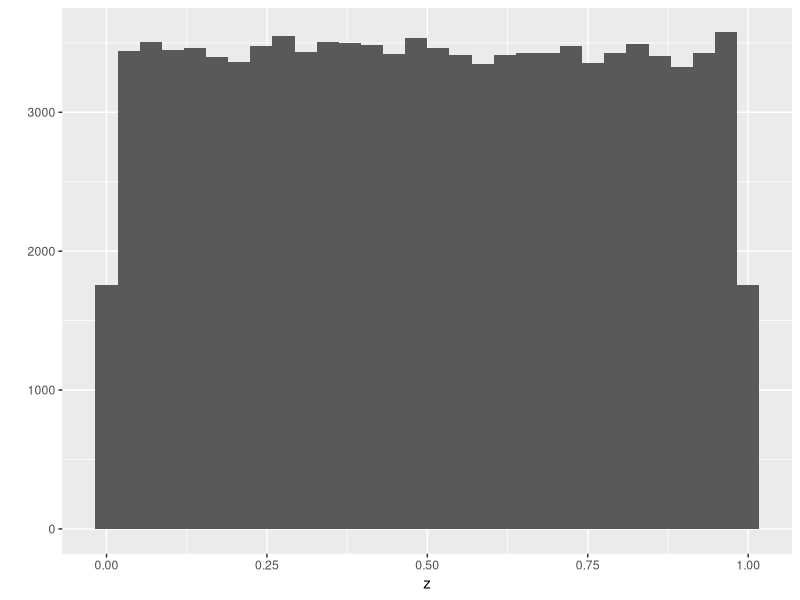
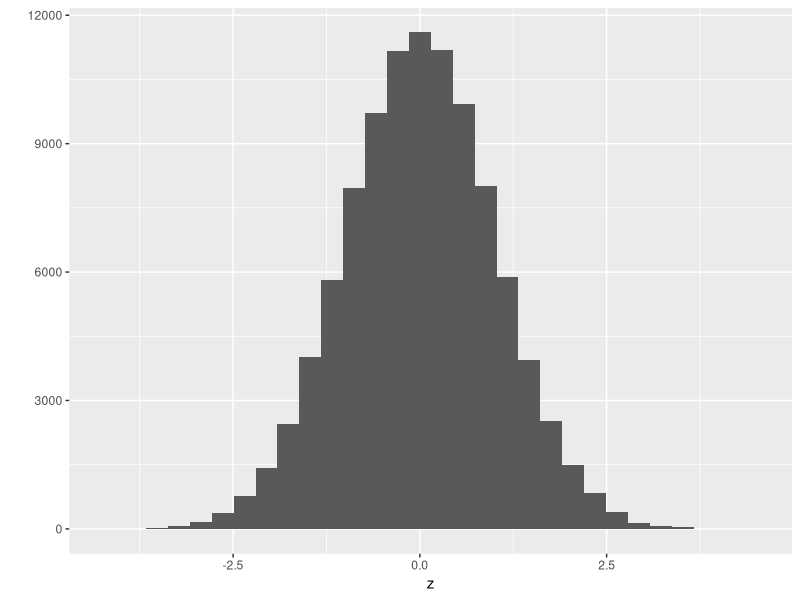

Write the R code that produced these figures, in order.
# Atomic Vectors II
# 06 February 2024
# Rachel Hall 
library(ggplot2)
# create an empty vector, specify mode and length (avoid)
z <- vector(mode="numeric", length=0)
print(z)

z <- c(z,5)
print(z)
# This "dynamic sizing" is very slow

# has 100 0s in a numeric vector
z<- rep(0,100)
length(z)
head(z)
tail(z)
z[c(50,51,52)]

#preferred way to build a vector is with NAs (better to start)
z <- rep(NA,100)
head(z)

# but what is its type
typeof(z)

# take advantage of coercion!
z[1] <- "Washington"
head(z)
typeof(z)

# Efficiently creating a vector with many names

my_vector <- runif(100)
# my_names <- paste("Species",seq(1:length(my_vector)),sep="") #original 
my_names <- paste("Genus",seq(1:length(my_vector)),
                  "species",
                  sep="_")
head(my_names)
names(my_vector) <- my_names
head(my_vector)
str(my_vector)

# Using rep to repeat elements and create vectors
# rep for repeating elements 
rep(0.5,6) # give the element (or vecotr!) and number of times to repeat
rep(x=0.5,times=6) # using the argument names is always prudent 
rep(times =6, x=0.05) # with argument names, order is not important 
my_vec <- c(1,2,3)
rep(x=my_vec, times=2) # applies to entire vectors 
rep(x=my_vec,each=2) # repeat each element individually
rep(x=my_vec,times=my_vec) # what does this do?
rep(x=my_vec,each=my_vec) # and this?
rep(x=my_vec,each=c(3,2,1)) # and this?

#  Using seq to create regular sequences
seq(from=2, to=4) # set limits for integer sequences
-2:2 # very common short cut with no explicit function wrappers
seq(from=2,to=4,by=0.5) # use a by function can generate real numbers
x <- seq(from=2, to=4,length=7) # sometimes easier to just specify the length
print(x)
my_vec <- 1:length(x) # commonly used, but actually slow
print(my_vec)
seq_along(my_vec) # much faster for models and big data!
seq_len(5) # this is also faster than 1:5

set.seed(2400)

# Using rnorm and runif to create vectors of random numbers
runif(5) # 5 random uniform values betweeon 0 and 1
runif(n=3,min=100, max=101) # 3 random uniform values between 100 and 101

rnorm(6) # 6 random normal values with mean 0 and standard deviation 1
rnorm(n=5, mean=100, sd=30) # 5 random normal values with mean 100 and sd 30

# Explore distributions by sampling and plotting
library(ggplot2) # do this at the very start
z<- runif(100000) # default uniform (0,1)
qplot(x=z)
z <- rnorm(100000) #default normal (0,1)
qplot(x=z)

long_vec <-seq_len(10)
typeof(long_vec)
str(long_vec)

sample(x=long_vec) # with no other params, this reorders the vector
sample(x=long_vec, size=3) # specify a number (sampling without replacement)
